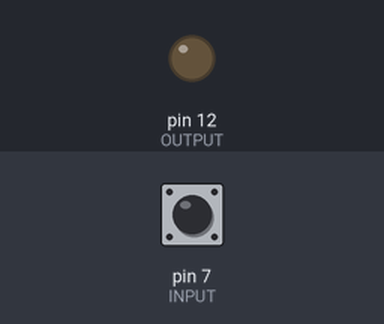
This program was run on a simulated Raspberry Pi (header pin numbers). Parts: output pins drawn as LEDs (lit = HIGH). Inputs (shaded band) come from the test bench; at power-on: pin 7 (INPUT) HIGH. What the program prints to the terminal is not drawn.

Above: at 1.2 s.
1.3 s: pin 7 (INPUT) pulled LOW for 0.15 s
At 1.37 s:
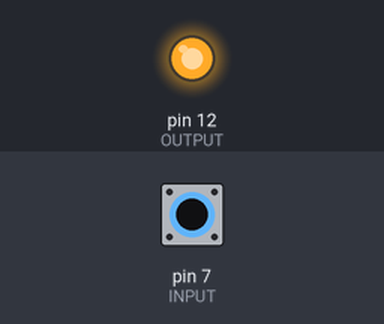
2.9 s: pin 7 (INPUT) pulled LOW for 3.2 s
At 7.0 s:
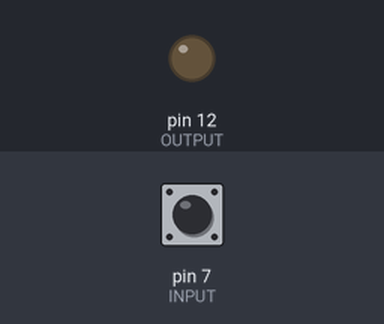
Timing chart, 0 to 8.5 s (numbered marks = the images above; inputs shaded):
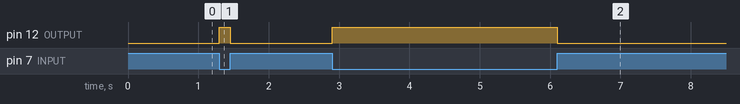

The program:

button.py
```python
import RPi.GPIO as GPIO
import time

OUTPUT=12
INPUT=7

GPIO.setwarnings(False)
GPIO.setmode(GPIO.BOARD)
GPIO.setup(OUTPUT, GPIO.OUT)
GPIO.setup(INPUT, GPIO.IN, pull_up_down=GPIO.PUD_UP)

while 1:
    if (GPIO.input(INPUT) == False):
        print("pushed!")
        GPIO.output(OUTPUT, True)
    else:
        print("not pushed!")
        GPIO.output(OUTPUT, False)

GPIO.cleanp()
```

Measured:
- after the input at 1.3 s, pin 12 (OUTPUT): LOW → HIGH at once, → LOW 0.15 s later
- after the input at 2.9 s, pin 12 (OUTPUT): LOW → HIGH at once, → LOW 3.2 s later
